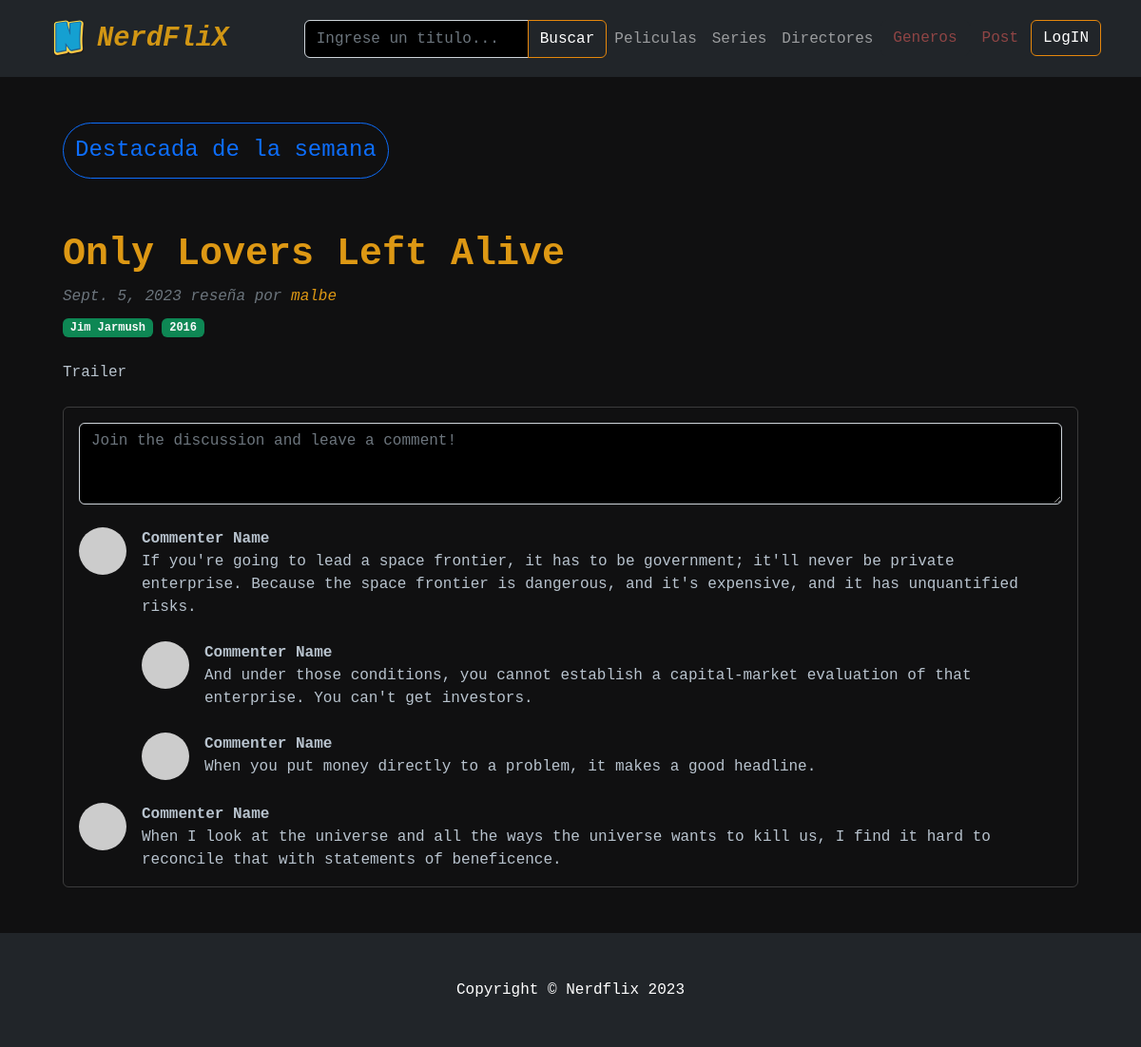
The page / on the database its author committed.
### AppCoder/models.py (models this page shows, shortened)
class Peliculas(models.Model):
    titulo =models.CharField(max_length=50)
    slug = models.SlugField(unique=True,null=True)
    fecha_creacion=models.DateField(auto_now_add=True)
    genero= models.ManyToManyField(Generos)
    año=models.IntegerField(blank=True,null=True)
    director = models.ForeignKey(Directores,on_delete=models.CASCADE,null=True)
    reseña = models.TextField(null=True)
    autor_reseña= models.ForeignKey(User,on_delete=models.CASCADE,null=True)
    cover = models.ImageField(null=True)
    imagen = models.ImageField(null=True)
    video_link = EmbedVideoField(blank=True,null=True)
    destacada= models.BooleanField(default=False)

class Directores(models.Model):
    nombre =models.CharField(max_length=50)
    apellido=models.CharField(max_length=50)
    slug = models.SlugField(unique=True,null=True)
    biografia= models.TextField(blank=True,null=True)
    imagen= models.ImageField(null=True)
    filmografia=models.ManyToManyField('Peliculas',blank=True)
    citas=models.CharField(max_length=300,null=True)
    def __str__(self):
        return f'{self.nombre} {self.apellido}'

### AppCoder/views.py (the view)
# urls.py: path('',inicio,name='inicio'),
def inicio(request):
    peliculas= Peliculas.objects.all()
    directores = Directores.objects.all()
    curadores= Curadores.objects.all()
    destacada= Peliculas.objects.filter(destacada=True)
    context= {
         'peliculas' : peliculas,
         'directores': directores,
         'curadores': curadores,
         'destacada':destacada,
    }
    return render(request,"AppCoder/inicio.html",context=context)

### AppCoder/context_processors.py (called while the page is built)
def generos_contexto(request):
    generos=Generos.objects.all()
    return {
        'generos':generos
    }

### AppCoder/templates/AppCoder/inicio.html (shortened to what this page needs)
{% extends "Base.html" %}
{% load static %}
{% load embed_video_tags %}
{% block contenidoQueCambia %}
        <div class="container mt-5">
            <div class="row">
                <div class="col-lg-12">
                    {% for pelicula in peliculas %}
                    {% if pelicula.destacada == True %}
                    <article>
                        <header class="mb-4">
                            <nav class="blog-pagination " aria-label="Pagination">
                            <a class="btn btn-outline-primary rounded-pill"><h4>Destacada de la semana</h4></a>
                           </nav>
                            <br>
                            <br>
                            <h1><a class="fw-bolder mb-1" href="{% url 'peliculas_detalle' pelicula.slug %}">{{ pelicula.titulo }}</a></h1>
                            <div class="text-muted fst-italic mb-2"> {{ pelicula.fecha_creacion}} reseña por <a class="list-unstyled" href="{% url 'usuario'  %}">{{ pelicula.autor_reseña}}</a></div>
                            <a class="badge bg-secondary text-decoration-none link-light" href="{% url 'directores_detalle' pelicula.director.slug %}">{{ pelicula.director}} </a>
                            <a class="badge bg-secondary text-decoration-none link-light">{{ pelicula.año}}</a>
                    </article>
                    {% endif %}
                    {% endfor %}
                    <div class="col-lg-8">
                        {% for pelicula in peliculas %}
                        {% if pelicula.destacada == True %}
                        <div class="card-header">Trailer</div>
                        {% endif %}
                        {% endfor %}
                     </div>
                    <br>
                    <section class="mb-5">
                        <div class="card bg-light">
                            <div class="card-body">
                                <form class="mb-4"><textarea class="form-control" rows="3" placeholder="Join the discussion and leave a comment!"></textarea></form>
                                <div class="d-flex mb-4">
                                    <div class="flex-shrink-0"><img class="rounded-circle" src="https://dummyimage.com/50x50/ced4da/6c757d.jpg" alt="..." /></div>
                                    <div class="ms-3">
                                        <div class="fw-bold">Commenter Name</div>
                                        If you're going to lead a space frontier, it has to be government; it'll never be private enterprise. Because the space frontier is dangerous, and it's expensive, and it has unquantified risks.
                                        <div class="d-flex mt-4">
                                            <div class="flex-shrink-0"><img class="rounded-circle" src="https://dummyimage.com/50x50/ced4da/6c757d.jpg" alt="..." /></div>
                                            <div class="ms-3">
                                                <div class="fw-bold">Commenter Name</div>
                                                And under those conditions, you cannot establish a capital-market evaluation of that enterprise. You can't get investors.
                                            </div>
                                        </div>
                                        <div class="d-flex mt-4">
                                            <div class="flex-shrink-0"><img class="rounded-circle" src="https://dummyimage.com/50x50/ced4da/6c757d.jpg" alt="..." /></div>
                                            <div class="ms-3">
                                                <div class="fw-bold">Commenter Name</div>
                                                When you put money directly to a problem, it makes a good headline.
                                            </div>
                                        </div>
                                    </div>
                                </div>
                                <div class="d-flex">
                                    <div class="flex-shrink-0"><img class="rounded-circle" src="https://dummyimage.com/50x50/ced4da/6c757d.jpg" alt="..." /></div>
                                    <div class="ms-3">
                                        <div class="fw-bold">Commenter Name</div>
                                        When I look at the universe and all the ways the universe wants to kill us, I find it hard to reconcile that with statements of beneficence.
                                    </div>
                                </div>
                            </div>
                        </div>
                    </section>
                </div>
            </div>
         </div>
{% endblock %}

### rows shown on the page
Peliculas: titulo "Only Lovers Left Alive", fecha_creacion "Sept. 5, 2023", autor_reseña "malbe", director "Jim Jarmush", año "2016", destacada "Trailer"
